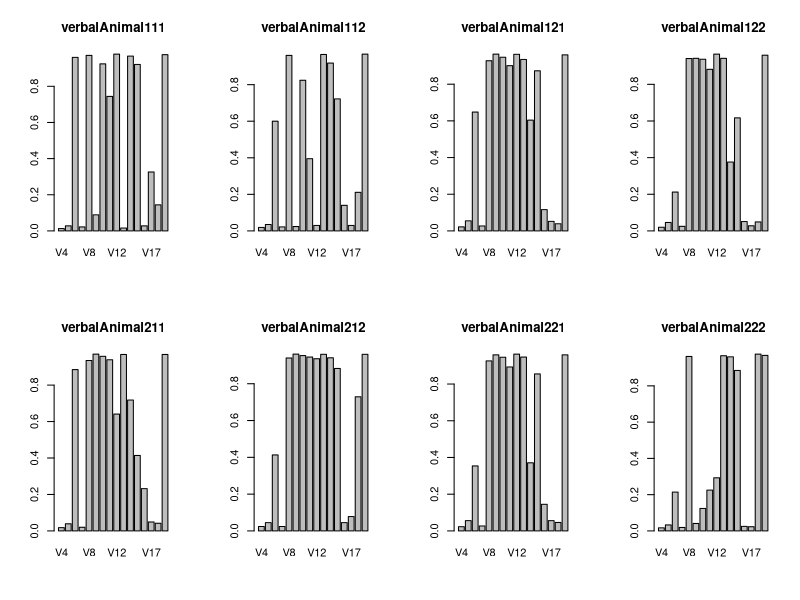
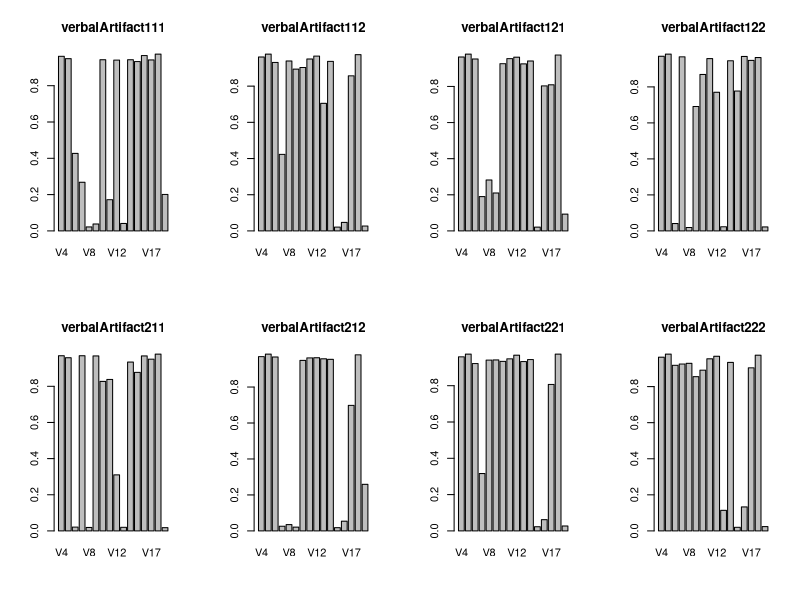
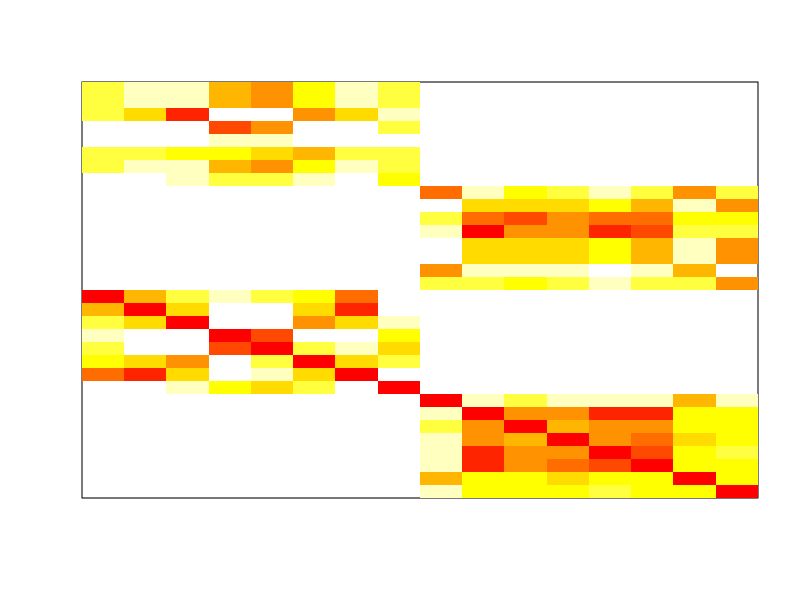
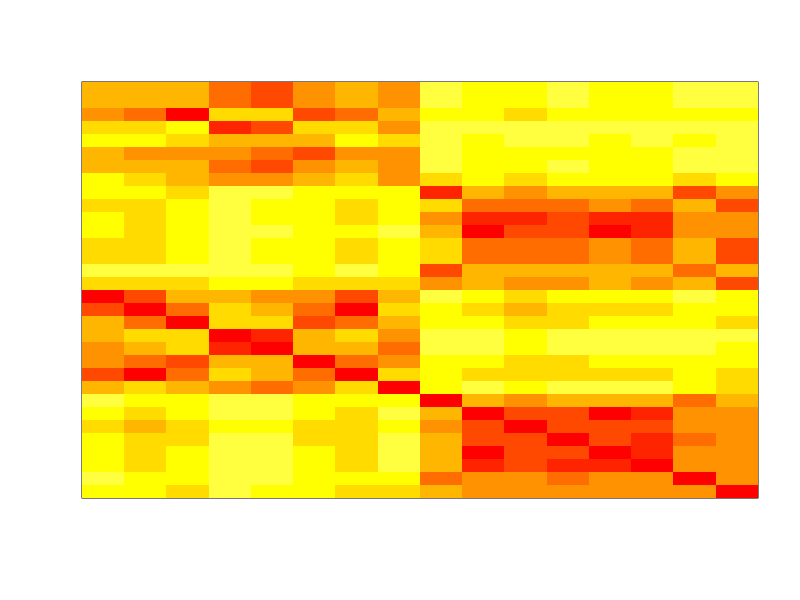
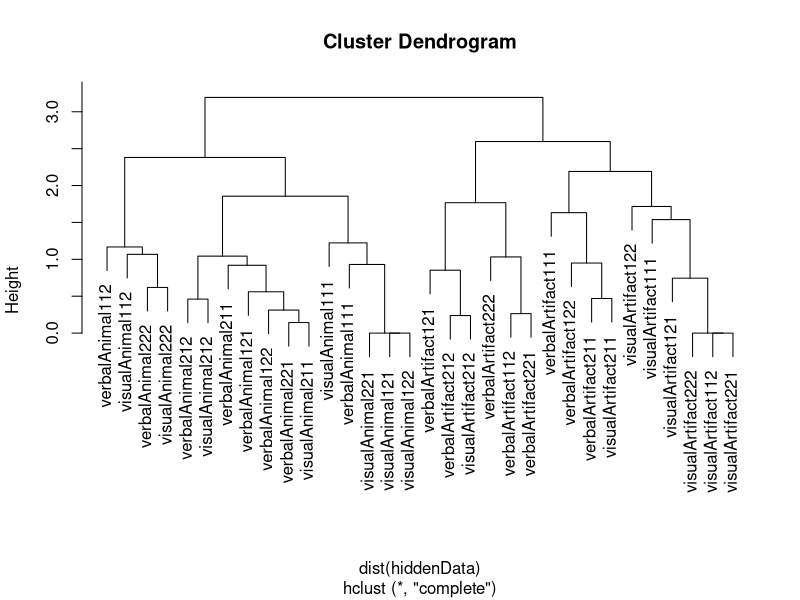
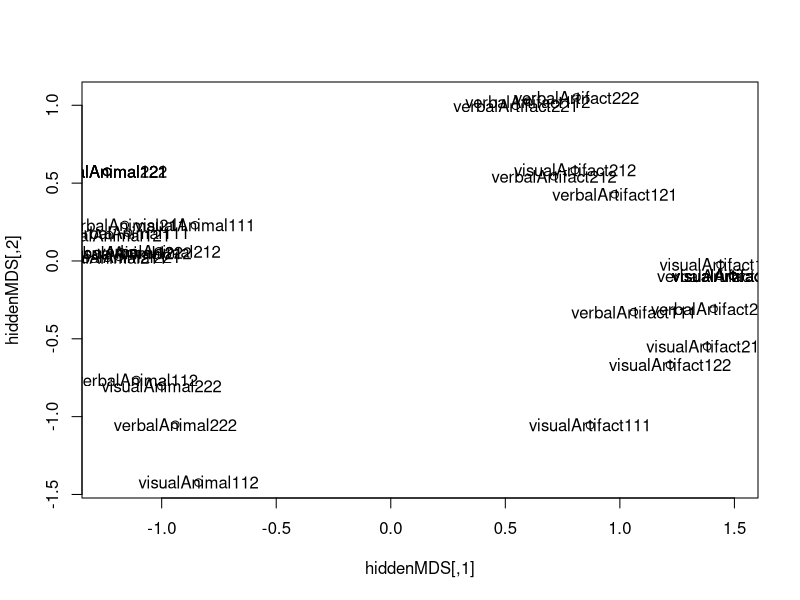
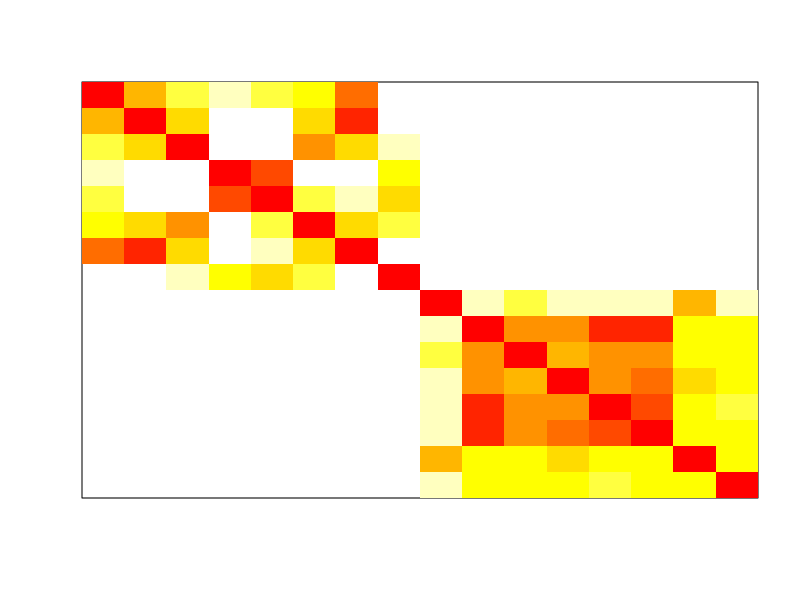
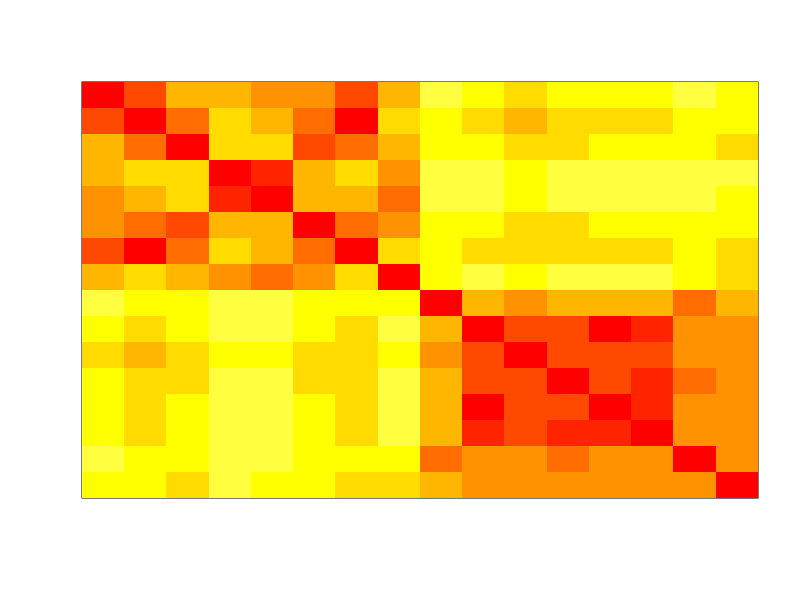

Recreate these plots in R, in order.
rm(list = ls())

# load the data
temp = read.table("hiddenOutFinal.txt")

# convert the hidden activation to a matrix
hiddenData = as.matrix(temp[,4:length(temp)])
row.names(hiddenData) = temp[,2]

# split the hidden activation for visual input and verbal input
verbalHidden = hiddenData[1:16,]
visualHidden = hiddenData[17:32,]


# verbal animals bar plots
plot.new()
par(mfrow = c(2,4))
for (i in 1:8) {
    barplot(hiddenData[i,], beside = T)
    title(row.names(hiddenData)[i])
}
# verbal 
# artifacts bar plots
plot.new()
par(mfrow = c(2,4))
for (i in 1:8) {
    barplot(hiddenData[i + 8,], beside = T)
    title(row.names(hiddenData)[i + 8])
}

# you can also plot visual bar plots
# ...


# Analysis for full data (verbal + visual)
# compute the dissimilarity structure 
plot.new()
par(mfrow = c(1,1))
distanceMatrix = (as.matrix(dist(hiddenData)))
image(distanceMatrix[16:1,], zlim = c(0,2), col = heat.colors(10, 1), yaxt = "n", xaxt = "n")
# mtext(row.names(hiddenData)) 
lowerTriangularIndices = lower.tri(distanceMatrix)
range (distanceMatrix[lowerTriangularIndices])
image(distanceMatrix[16:1,], zlim = c(0,3.5), col = heat.colors(10, 1), yaxt = "n", xaxt = "n")

# hclust
plot.new()
par(mfrow = c(1,1))
plot(hclust(dist(hiddenData)))

# 2D MDS
hiddenMDS = cmdscale(distanceMatrix)
plot(hiddenMDS)
text(hiddenMDS,labels = row.names(hiddenData))


## analysis for verbal data only
# compute the distance matrix 
distanceMatrix = (as.matrix(dist(verbalHidden)))

# heat plot 
plot.new()
par(mfrow = c(1,1))
image(distanceMatrix[16:1,], zlim = c(0,2), col = heat.colors(10, 1), yaxt = "n", xaxt = "n")
lowerTriangularIndices = lower.tri(distanceMatrix)
range (distanceMatrix[lowerTriangularIndices])
image(distanceMatrix[16:1,], zlim = c(0,3.5), col = heat.colors(10, 1), yaxt = "n", xaxt = "n")


# hclust
plot.new()
par(mfrow = c(1,1))
plot(hclust(dist(verbalHidden)))

# 2D MDS
hiddenMDS = cmdscale(distanceMatrix)
plot(hiddenMDS)
text(hiddenMDS,labels = row.names(hiddenData))



## analysis for verbal data only
# compute the distance matrix 
distanceMatrix = (as.matrix(dist(visualHidden)))

# heat plot 
plot.new()
par(mfrow = c(1,1))
image(distanceMatrix[16:1,], zlim = c(0,2), col = heat.colors(10, 1), yaxt = "n", xaxt = "n")
lowerTriangularIndices = lower.tri(distanceMatrix)
range (distanceMatrix[lowerTriangularIndices])
image(distanceMatrix[16:1,], zlim = c(0,3.5), col = heat.colors(10, 1), yaxt = "n", xaxt = "n")


# hclust
plot.new()
par(mfrow = c(1,1))
plot(hclust(dist(visualHidden)))

# 2D MDS
hiddenMDS = cmdscale(distanceMatrix)
plot(hiddenMDS)
text(hiddenMDS,labels = row.names(visualHidden))


